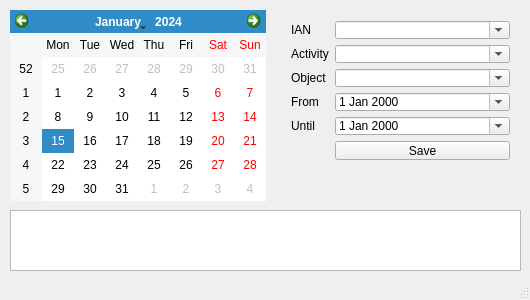
<?xml version="1.0" encoding="UTF-8"?>
<ui version="4.0">
 <class>MainWindow</class>
 <widget class="QMainWindow" name="MainWindow">
  <property name="geometry">
   <rect>
    <x>0</x>
    <y>0</y>
    <width>530</width>
    <height>300</height>
   </rect>
  </property>
  <property name="sizePolicy">
   <sizepolicy hsizetype="Fixed" vsizetype="Fixed">
    <horstretch>0</horstretch>
    <verstretch>0</verstretch>
   </sizepolicy>
  </property>
  <property name="maximumSize">
   <size>
    <width>530</width>
    <height>300</height>
   </size>
  </property>
  <property name="windowTitle">
   <string>CLICS</string>
  </property>
  <property name="autoFillBackground">
   <bool>false</bool>
  </property>
  <property name="styleSheet">
   <string notr="true"/>
  </property>
  <widget class="QWidget" name="centralWidget">
   <widget class="QCalendarWidget" name="calendarWidget">
    <property name="geometry">
     <rect>
      <x>10</x>
      <y>10</y>
      <width>256</width>
      <height>191</height>
     </rect>
    </property>
   </widget>
   <widget class="QTableWidget" name="tableWidget">
    <property name="geometry">
     <rect>
      <x>10</x>
      <y>210</y>
      <width>511</width>
      <height>61</height>
     </rect>
    </property>
    <property name="selectionMode">
     <enum>QAbstractItemView::NoSelection</enum>
    </property>
    <property name="selectionBehavior">
     <enum>QAbstractItemView::SelectRows</enum>
    </property>
   </widget>
   <widget class="QWidget" name="formLayoutWidget">
    <property name="geometry">
     <rect>
      <x>280</x>
      <y>10</y>
      <width>241</width>
      <height>161</height>
     </rect>
    </property>
    <layout class="QFormLayout" name="formLayout">
     <property name="fieldGrowthPolicy">
      <enum>QFormLayout::AllNonFixedFieldsGrow</enum>
     </property>
     <item row="0" column="0">
      <widget class="QLabel" name="label">
       <property name="text">
        <string>IAN</string>
       </property>
      </widget>
     </item>
     <item row="0" column="1">
      <widget class="QComboBox" name="cmbIAN">
       <property name="editable">
        <bool>true</bool>
       </property>
      </widget>
     </item>
     <item row="1" column="0">
      <widget class="QLabel" name="label_2">
       <property name="text">
        <string>Activity</string>
       </property>
      </widget>
     </item>
     <item row="1" column="1">
      <widget class="QComboBox" name="cmbActivity">
       <property name="editable">
        <bool>true</bool>
       </property>
      </widget>
     </item>
     <item row="2" column="0">
      <widget class="QLabel" name="label_3">
       <property name="text">
        <string>Object</string>
       </property>
      </widget>
     </item>
     <item row="2" column="1">
      <widget class="QComboBox" name="cmbObject">
       <property name="editable">
        <bool>true</bool>
       </property>
      </widget>
     </item>
     <item row="3" column="0">
      <widget class="QLabel" name="label_4">
       <property name="text">
        <string>From</string>
       </property>
      </widget>
     </item>
     <item row="3" column="1">
      <widget class="QDateEdit" name="dateFrom">
       <property name="calendarPopup">
        <bool>true</bool>
       </property>
      </widget>
     </item>
     <item row="4" column="0">
      <widget class="QLabel" name="label_5">
       <property name="text">
        <string>Until</string>
       </property>
      </widget>
     </item>
     <item row="4" column="1">
      <widget class="QDateEdit" name="dateUntil">
       <property name="calendarPopup">
        <bool>true</bool>
       </property>
      </widget>
     </item>
     <item row="5" column="1">
      <widget class="QPushButton" name="btnSave">
       <property name="autoFillBackground">
        <bool>false</bool>
       </property>
       <property name="styleSheet">
        <string notr="true"/>
       </property>
       <property name="text">
        <string>Save</string>
       </property>
      </widget>
     </item>
    </layout>
   </widget>
  </widget>
  <widget class="QStatusBar" name="statusBar"/>
 </widget>
 <layoutdefault spacing="6" margin="11"/>
 <resources/>
 <connections/>
</ui>
